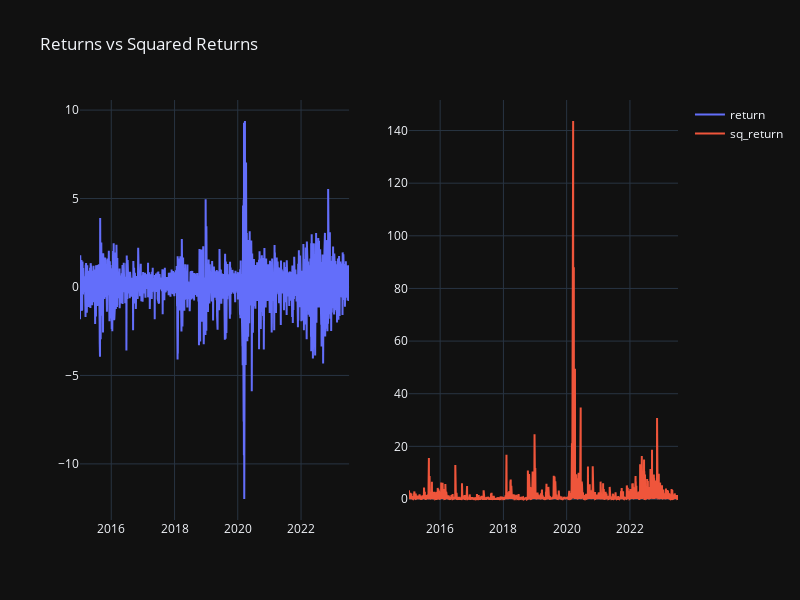

Notebook source saved alongside this figure:
### Markdown cell above
## **5.4 Returns vs Squared Returns**

### Code cell
from plotly.subplots import make_subplots
import plotly.graph_objects as go

fig = make_subplots(rows=1, cols=2)

fig.add_trace(go.Scatter(x=df["ds"], y=df["return"],
                         mode='lines',
                         name='return'),
row=1, col=1
)


fig.add_trace(go.Scatter(x=df["ds"], y=df["sq_return"],
                         mode='lines',
                         name='sq_return'), 
    row=1, col=2
)

fig.update_layout(height=600, width=800, title_text="Returns vs Squared Returns", template = "plotly_dark")
fig.show()

### Figure 1 — Plotly figure (JSON) as saved in the notebook; plotly's stock layout.template omitted (floating-point values rounded to 4 significant figures; data arrays with more than 128 entries replaced by an {"elided": "..."} marker saying what was removed)
{"data": [{"mode": "lines", "name": "return", "type": "scatter", "x": {"elided": "2142 str values"}, "xaxis": "x", "y": {"elided": "2142 float values"}, "yaxis": "y"}, {"mode": "lines", "name": "sq_return", "type": "scatter", "x": {"elided": "2142 str values"}, "xaxis": "x2", "y": {"elided": "2142 float values"}, "yaxis": "y2"}], "layout": {"height": 600, "title": {"text": "Returns vs Squared Returns"}, "width": 800, "xaxis": {"anchor": "y", "domain": [0, 0.45]}, "xaxis2": {"anchor": "y2", "domain": [0.55, 1]}, "yaxis": {"anchor": "x", "domain": [0, 1]}, "yaxis2": {"anchor": "x2", "domain": [0, 1]}}}
